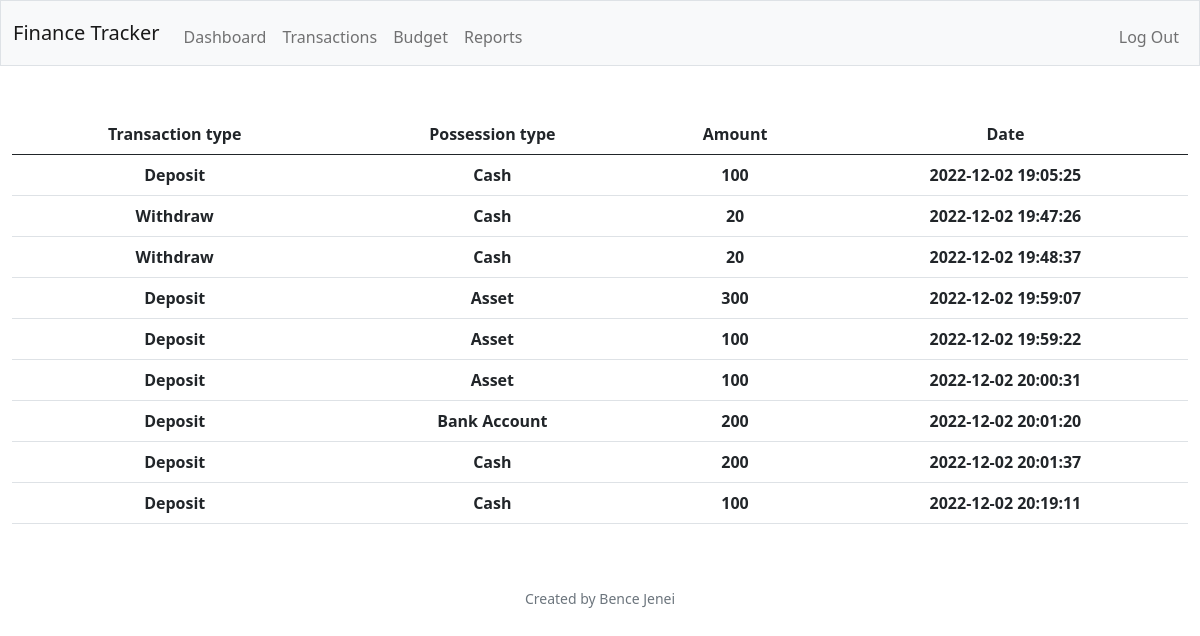
The page /reports (signed in) on the database its author committed.
### tables this page shows
CREATE TABLE transactions (id INTEGER PRIMARY KEY AUTOINCREMENT NOT NULL, username TEXT NOT NULL, transaction_type TEXT NOT NULL, possession_type TEXT NOT NULL, amount NUMERIC NOT NULL, date TIMESTAMP NOT NULL DEFAULT CURRENT_TIMESTAMP);

### app.py (the view)
@app.route("/reports")
@login_required
def reports():
    connection = sqlite3.connect("testDB.db")
    connection.row_factory = dict_factory
    cur = connection.cursor()
    user_data = cur.execute("""
                          SELECT username
                          FROM users
                          WHERE id = ?"""
                          ,(session["user_id"],))
    user = user_data.fetchall()
    username = user[0]["username"]
    cursor = cur.execute("SELECT transaction_type, possession_type, amount, date FROM transactions WHERE username = ?", (username,))
    reports = cursor.fetchall()
    return render_template("reports.html", reports=reports)

### app.py (called while the page is built)
def dict_factory(cursor, row):
    fields = [column[0] for column in cursor.description]
    return {key: value for key, value in zip(fields, row)}

### helpers.py (called while the page is built)
def login_required(f):
    @wraps(f)
    def decorated_function(*args, **kwargs):
        if session.get('user_id') is None:
            return redirect('/login')
        return f(*args, **kwargs)
    return decorated_function

### templates/reports.html (shortened to what this page needs)
{% extends "layout.html" %}
{% block main %}
    <table class="table table-hover">
        <thead>
            <tr>
              <th scope="col">Transaction type</th>
              <th scope="col">Possession type</th>
              <th scope="col">Amount</th>
              <th scope="col">Date</th>
            </tr>
          </thead>
          <tbody>
            {% for report in reports %}
            <tr>
                <th>{{ report.transaction_type}}</th>
                <th>{{ report.possession_type}}</th>
                <th>{{ report.amount   }}</th>
                <th>{{ report.date}}</th>
            </tr>
            {% endfor %}
          </tbody>
    </table>
{% endblock %}

### templates/layout.html (shortened to what this page needs)
<!DOCTYPE html>
<html lang="en">
    <head>
        <link href="https://cdn.jsdelivr.net/npm/bootstrap@5.0.2/dist/css/bootstrap.min.css" rel="stylesheet">
    </head>
    <body>
        <nav class="bg-light border navbar navbar-expand-md navbar-light">
            <div class="container-fluid">
                <a class="navbar-brand" href="/"><span class="red">Finance Tracker</span></a>
                <div class="collapse navbar-collapse" id="navbar">
                    {% if session["user_id"] %}
                        <ul class="navbar-nav me-auto mt-2">
                            <li class="nav-item"><a class="nav-link" href="/index">Dashboard</a></li>
                            <li class="nav-item"><a class="nav-link" href="/transactions">Transactions</a></li>
                            <li class="nav-item"><a class="nav-link" href="/sell">Budget</a></li>
                            <li class="nav-item"><a class="nav-link" href="/reports">Reports</a></li>
                        </ul>
                        <ul class="navbar-nav ms-auto mt-2">
                            <li class="nav-item"><a class="nav-link" href="/logout">Log Out</a></li>
                        </ul>
                    {% else %}
                        <ul class="navbar-nav ms-auto mt-2">
                            <li class="nav-item"><a class="nav-link" href="/register">Register</a></li>
                            <li class="nav-item"><a class="nav-link" href="/login">Log In</a></li>
                        </ul>
                    {% endif %}
                </div>
            </div>
        </nav>
    <main class="container-fluid py-5 text-center">
        {% block main %}{% endblock %}
    </main>
        <footer class="mb-5 small text-center text-muted">
            Created by Bence Jenei
        </footer>
    </body>
</html>

### rows shown on the page
transactions: transaction_type "Deposit", possession_type "Cash", amount "100", date "2022-12-02 19:05:25"
transactions: transaction_type "Withdraw", possession_type "Cash", amount "20", date "2022-12-02 19:47:26"
transactions: transaction_type "Withdraw", possession_type "Cash", amount "20", date "2022-12-02 19:48:37"
transactions: transaction_type "Deposit", possession_type "Asset", amount "300", date "2022-12-02 19:59:07"
transactions: transaction_type "Deposit", possession_type "Asset", amount "100", date "2022-12-02 19:59:22"
transactions: transaction_type "Deposit", possession_type "Asset", amount "100", date "2022-12-02 20:00:31"
transactions: transaction_type "Deposit", possession_type "Bank Account", amount "200", date "2022-12-02 20:01:20"
transactions: transaction_type "Deposit", possession_type "Cash", amount "200", date "2022-12-02 20:01:37"
transactions: transaction_type "Deposit", possession_type "Cash", amount "100", date "2022-12-02 20:19:11"
